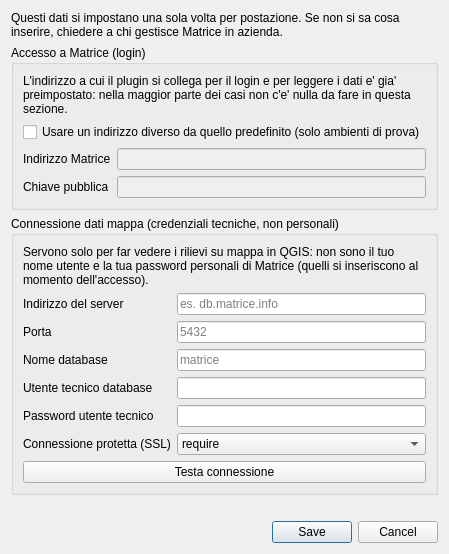
<?xml version="1.0" encoding="UTF-8"?>
<ui version="4.0">
 <class>ConnectionSettingsDialogBase</class>
 <widget class="QDialog" name="ConnectionSettingsDialogBase">
  <property name="windowTitle">
   <string>Impostazioni connessione a Matrice</string>
  </property>
  <layout class="QVBoxLayout" name="mainLayout">
   <item>
    <widget class="QLabel" name="infoLabel">
     <property name="text">
      <string>Questi dati si impostano una sola volta per postazione. Se non si sa cosa inserire, chiedere a chi gestisce Matrice in azienda.</string>
     </property>
     <property name="wordWrap">
      <bool>true</bool>
     </property>
    </widget>
   </item>
   <item>
    <widget class="QGroupBox" name="supabaseGroupBox">
     <property name="title">
      <string>Accesso a Matrice (login)</string>
     </property>
     <layout class="QFormLayout" name="supabaseFormLayout">
      <item row="0" column="0" colspan="2">
       <widget class="QLabel" name="supabaseInfoLabel">
        <property name="text">
         <string>L'indirizzo a cui il plugin si collega per il login e per leggere i dati e' gia' preimpostato: nella maggior parte dei casi non c'e' nulla da fare in questa sezione.</string>
        </property>
        <property name="wordWrap">
         <bool>true</bool>
        </property>
       </widget>
      </item>
      <item row="1" column="0" colspan="2">
       <widget class="QCheckBox" name="supabaseAdvancedCheckBox">
        <property name="text">
         <string>Usare un indirizzo diverso da quello predefinito (solo ambienti di prova)</string>
        </property>
       </widget>
      </item>
      <item row="2" column="0">
       <widget class="QLabel" name="supabaseUrlLabel">
        <property name="text">
         <string>Indirizzo Matrice</string>
        </property>
       </widget>
      </item>
      <item row="2" column="1">
       <widget class="QLineEdit" name="supabaseUrlEdit">
        <property name="enabled">
         <bool>false</bool>
        </property>
       </widget>
      </item>
      <item row="3" column="0">
       <widget class="QLabel" name="supabaseAnonKeyLabel">
        <property name="text">
         <string>Chiave pubblica</string>
        </property>
       </widget>
      </item>
      <item row="3" column="1">
       <widget class="QLineEdit" name="supabaseAnonKeyEdit">
        <property name="enabled">
         <bool>false</bool>
        </property>
       </widget>
      </item>
     </layout>
    </widget>
   </item>
   <item>
    <widget class="QGroupBox" name="dbGroupBox">
     <property name="title">
      <string>Connessione dati mappa (credenziali tecniche, non personali)</string>
     </property>
     <layout class="QFormLayout" name="dbFormLayout">
      <item row="0" column="0" colspan="2">
       <widget class="QLabel" name="dbInfoLabel">
        <property name="text">
         <string>Servono solo per far vedere i rilievi su mappa in QGIS: non sono il tuo nome utente e la tua password personali di Matrice (quelli si inseriscono al momento dell'accesso).</string>
        </property>
        <property name="wordWrap">
         <bool>true</bool>
        </property>
       </widget>
      </item>
      <item row="1" column="0">
       <widget class="QLabel" name="hostLabel">
        <property name="text">
         <string>Indirizzo del server</string>
        </property>
       </widget>
      </item>
      <item row="1" column="1">
       <widget class="QLineEdit" name="hostEdit">
        <property name="placeholderText">
         <string>es. db.matrice.info</string>
        </property>
       </widget>
      </item>
      <item row="2" column="0">
       <widget class="QLabel" name="portLabel">
        <property name="text">
         <string>Porta</string>
        </property>
       </widget>
      </item>
      <item row="2" column="1">
       <widget class="QLineEdit" name="portEdit">
        <property name="placeholderText">
         <string>5432</string>
        </property>
       </widget>
      </item>
      <item row="3" column="0">
       <widget class="QLabel" name="dbnameLabel">
        <property name="text">
         <string>Nome database</string>
        </property>
       </widget>
      </item>
      <item row="3" column="1">
       <widget class="QLineEdit" name="dbnameEdit">
        <property name="placeholderText">
         <string>matrice</string>
        </property>
       </widget>
      </item>
      <item row="4" column="0">
       <widget class="QLabel" name="dbUserLabel">
        <property name="text">
         <string>Utente tecnico database</string>
        </property>
       </widget>
      </item>
      <item row="4" column="1">
       <widget class="QLineEdit" name="dbUserEdit"/>
      </item>
      <item row="5" column="0">
       <widget class="QLabel" name="dbPasswordLabel">
        <property name="text">
         <string>Password utente tecnico</string>
        </property>
       </widget>
      </item>
      <item row="5" column="1">
       <widget class="QLineEdit" name="dbPasswordEdit">
        <property name="echoMode">
         <enum>QLineEdit::Password</enum>
        </property>
       </widget>
      </item>
      <item row="6" column="0">
       <widget class="QLabel" name="sslmodeLabel">
        <property name="text">
         <string>Connessione protetta (SSL)</string>
        </property>
       </widget>
      </item>
      <item row="6" column="1">
       <widget class="QComboBox" name="sslmodeCombo">
        <item>
         <property name="text">
          <string>require</string>
         </property>
        </item>
        <item>
         <property name="text">
          <string>prefer</string>
         </property>
        </item>
        <item>
         <property name="text">
          <string>verify-ca</string>
         </property>
        </item>
        <item>
         <property name="text">
          <string>verify-full</string>
         </property>
        </item>
        <item>
         <property name="text">
          <string>disable</string>
         </property>
        </item>
       </widget>
      </item>
      <item row="7" column="0" colspan="2">
       <widget class="QPushButton" name="testButton">
        <property name="text">
         <string>Testa connessione</string>
        </property>
       </widget>
      </item>
     </layout>
    </widget>
   </item>
   <item>
    <widget class="QLabel" name="statusLabel">
     <property name="styleSheet">
      <string>color: #b3261e;</string>
     </property>
     <property name="text">
      <string/>
     </property>
     <property name="wordWrap">
      <bool>true</bool>
     </property>
    </widget>
   </item>
   <item>
    <widget class="QDialogButtonBox" name="buttonBox">
     <property name="standardButtons">
      <set>QDialogButtonBox::Cancel|QDialogButtonBox::Save</set>
     </property>
    </widget>
   </item>
  </layout>
 </widget>
</ui>
